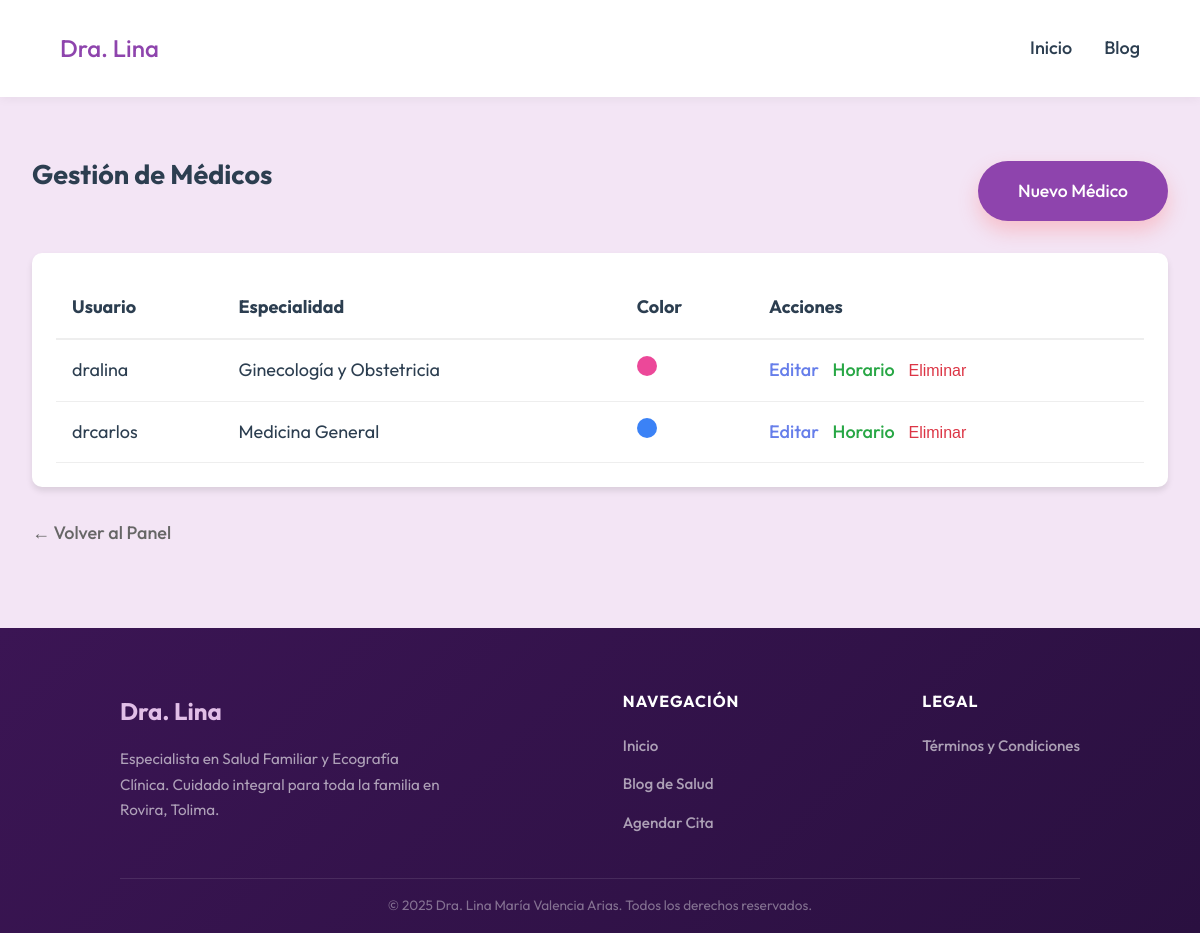
/admin/doctors (signed in), run on an earlier commit of the app's database.
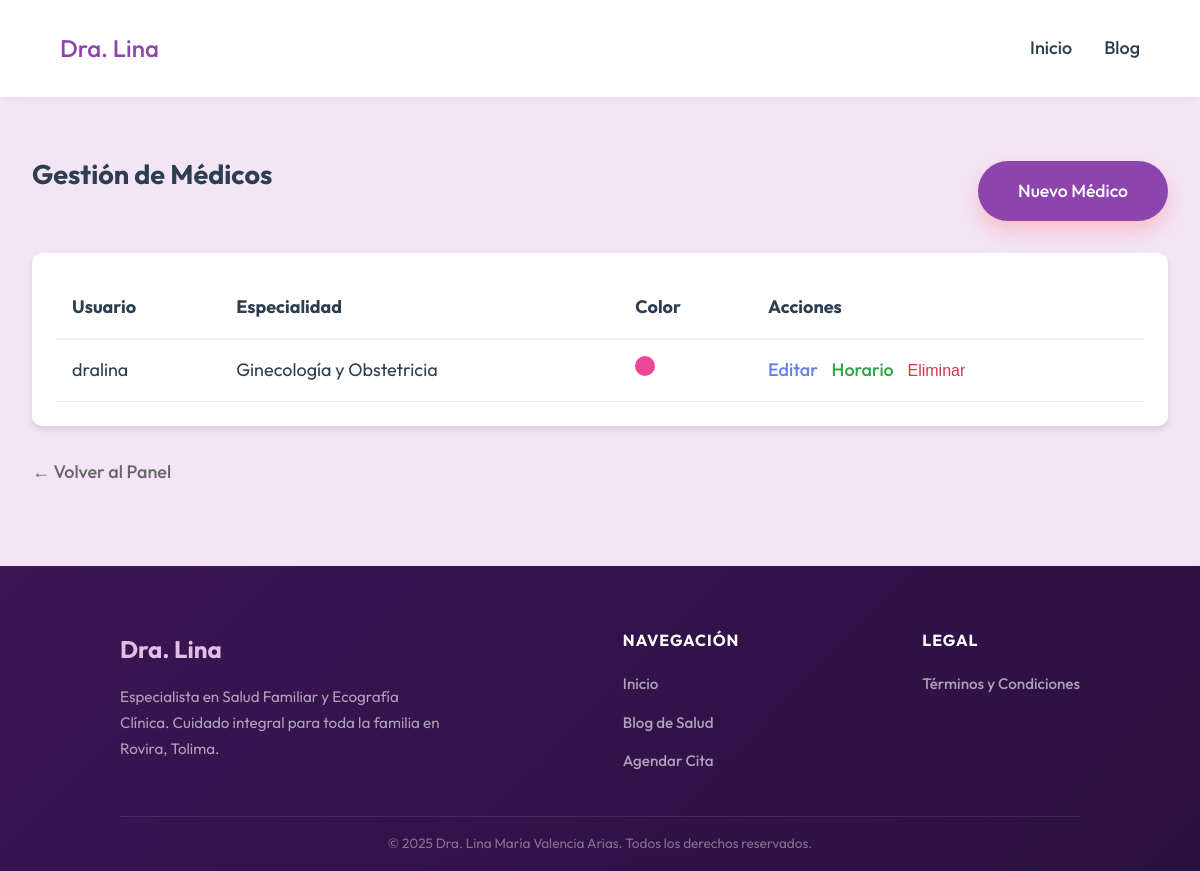
And on a later commit of the database.
### app/models.py (models this page shows)
class User(UserMixin, db.Model):
    id = db.Column(db.Integer, primary_key=True)
    username = db.Column(db.String(80), unique=True, nullable=False)
    password_hash = db.Column(db.String(200), nullable=False)
    role = db.Column(db.String(20), default='admin')

class DoctorProfile(db.Model):
    id = db.Column(db.Integer, primary_key=True)
    user_id = db.Column(db.Integer, db.ForeignKey('user.id'), nullable=False)
    name = db.Column(db.String(100), nullable=False, default='Doctor')
    specialty = db.Column(db.String(100), nullable=False)
    bio = db.Column(db.Text)
    color = db.Column(db.String(20), default='#3b82f6')
    user = db.relationship('User', backref=db.backref('doctor_profile', uselist=False))

### app/routes/admin.py (the view)
@admin_bp.route('/doctors')
@login_required
def admin_doctors():
    from app.models import User
    doctors = User.query.filter_by(role='doctor').all()
    return render_template('admin/doctors_list.html', doctors=doctors)

### app/__init__.py (called while the page is built)
def create_app(config_name=None):
    if config_name is None:
        config_name = os.getenv('FLASK_ENV', 'development')
    app = Flask(__name__)
    app.config.from_object(config[config_name])
    db.init_app(app)
    migrate.init_app(app, db)
    login_manager.init_app(app)
    csrf.init_app(app)
    @login_manager.user_loader
    def load_user(user_id):
        from .models import User
        return User.query.get(int(user_id))
    from .routes import public_bp, admin_bp, api_bp
    app.register_blueprint(public_bp)
    app.register_blueprint(admin_bp)
    app.register_blueprint(api_bp)
    from . import models
    return app

### app/templates/admin/doctors_list.html (shortened to what this page needs)
{% extends "base.html" %}
{% block content %}
<section class="container" style="padding: 2rem;">
    <div style="display: flex; justify-content: space-between; align-items: center; margin-bottom: 2rem;">
        <h1>Gestión de Médicos</h1>
        <a href="{{ url_for('admin.admin_doctors_new') }}" class="btn-primary">Nuevo Médico</a>
    </div>
    <div class="card"
        style="background: white; padding: 1.5rem; border-radius: 10px; box-shadow: 0 4px 6px rgba(0,0,0,0.1);">
        <table style="width: 100%; border-collapse: collapse;">
            <thead>
                <tr style="text-align: left; border-bottom: 2px solid #eee;">
                    <th style="padding: 1rem;">Usuario</th>
                    <th style="padding: 1rem;">Especialidad</th>
                    <th style="padding: 1rem;">Color</th>
                    <th style="padding: 1rem;">Acciones</th>
                </tr>
            </thead>
            <tbody>
                {% for doc in doctors %}
                <tr style="border-bottom: 1px solid #eee;">
                    <td style="padding: 1rem;">{{ doc.username }}</td>
                    <td style="padding: 1rem;">{{ doc.doctor_profile.specialty if doc.doctor_profile else 'N/A' }}</td>
                    <td style="padding: 1rem;">
                        <span
                            style="display: inline-block; width: 20px; height: 20px; background: {{ doc.doctor_profile.color if doc.doctor_profile else '#ccc' }}; border-radius: 50%;"></span>
                    </td>
                    <td style="padding: 1rem;">
                        <a href="{{ url_for('admin.admin_doctors_edit', id=doc.id) }}"
                            style="margin-right: 10px; color: #667eea; text-decoration: none;">Editar</a>
                        <a href="{{ url_for('admin.admin_doctors_schedule', id=doc.id) }}"
                            style="margin-right: 10px; color: #28a745; text-decoration: none;">Horario</a>
                        <form action="{{ url_for('admin.admin_doctors_delete', id=doc.id) }}" method="POST"
                            style="display: inline;"
                            onsubmit="return confirm('¿Estás seguro de que quieres eliminar este médico?');">
                            <button type="submit"
                                style="background: none; border: none; color: #dc3545; cursor: pointer; font-size: 1rem; text-decoration: none; padding: 0;">Eliminar</button>
                        </form>
                    </td>
                </tr>
                {% else %}
                <tr>
                    <td colspan="4" style="padding: 2rem; text-align: center; color: #888;">No hay médicos registrados.
                    </td>
                </tr>
                {% endfor %}
            </tbody>
        </table>
    </div>
    <div style="margin-top: 2rem;">
        <a href="{{ url_for('admin.admin_dashboard') }}" style="color: #666; text-decoration: none;">← Volver al
            Panel</a>
    </div>
</section>
{% endblock %}

What changed in the data, as far as the page shows it:
removed User: username "drcarlos", doctor_profile "Medicina General"
